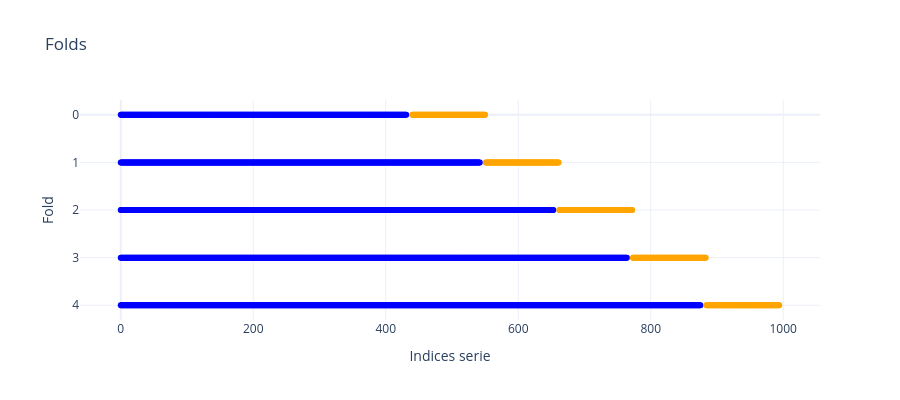

The notebook cell saved with this chart:
### Code cell
# visualizacion de los folds 
# se muestra de forma visual como funcionan los folds
# si no se define el tamaño de test, en la primera iteracion se toma igual cantidad de datos para train que para test
# por eso se toman los folds de prueba como de la longitud de datos de validación
size_test = len(val_data)
gap = 8 # distancia (cantidad de observaciones) que se deja entre train y test
tscv = TimeSeriesSplit(test_size=size_test, gap=gap)

folds, indexes, types = [], [], []

for fold_idx, (train_idx, test_idx) in enumerate(tscv.split(folds_data)):
    folds.extend([fold_idx] * len(train_idx)) 
    indexes.extend(train_idx)
    types.extend(['Train'] * len(train_idx))

    folds.extend([fold_idx] * len(test_idx))
    indexes.extend(test_idx)
    types.extend(['Test'] * len(test_idx))

# figura con plotly
fig = go.Figure()

# data train
fig.add_trace(go.Scatter(
    x=indexes, y=folds,
    mode='markers',
    marker=dict(color=['blue' if t == 'Train' else 'orange' for t in types], size=6),
    text=types,
    hovertemplate='Index: %{x}<br> Fold: %{y}<br> Tipo: %{text}<extra></extra>'
))

fig.update_layout(
    title='Folds',
    xaxis_title='Indices serie',
    yaxis_title='Fold',
    yaxis=dict(autorange='reversed'),
    legend_title='Tipo de conjunto',
    template='plotly_white',
    height=400
)
fig.show()

### Figure 1 — Plotly figure (JSON) as saved in the notebook; plotly's stock layout.template omitted (floating-point values rounded to 4 significant figures; data arrays with more than 128 entries replaced by an {"elided": "..."} marker saying what was removed)
{"data": [{"hovertemplate": "Index: %{x}<br> Fold: %{y}<br> Tipo: %{text}<extra></extra>", "marker": {"color": {"elided": "3825 str values"}, "size": 6}, "mode": "markers", "text": {"elided": "3825 str values"}, "type": "scatter", "x": {"elided": "3825 int values"}, "y": {"elided": "3825 int values"}}], "layout": {"height": 400, "legend": {"title": {"text": "Tipo de conjunto"}}, "title": {"text": "Folds"}, "xaxis": {"title": {"text": "Indices serie"}}, "yaxis": {"autorange": "reversed", "title": {"text": "Fold"}}}}
